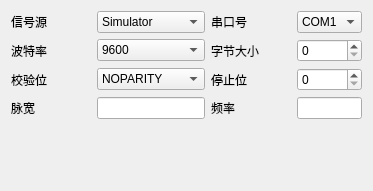
<?xml version="1.0" encoding="UTF-8"?>
<ui version="4.0">
 <class>QG_dlgJsonSettingClass</class>
 <widget class="QDialog" name="QG_dlgJsonSettingClass">
  <property name="geometry">
   <rect>
    <x>0</x>
    <y>0</y>
    <width>338</width>
    <height>191</height>
   </rect>
  </property>
  <property name="windowTitle">
   <string>QG_dlgJsonSetting</string>
  </property>
  <layout class="QGridLayout" name="gridLayout">
   <item row="1" column="1">
    <widget class="QComboBox" name="comboBox_baudrate">
     <item>
      <property name="text">
       <string>9600</string>
      </property>
     </item>
     <item>
      <property name="text">
       <string>19200</string>
      </property>
     </item>
     <item>
      <property name="text">
       <string>38400</string>
      </property>
     </item>
     <item>
      <property name="text">
       <string>57600</string>
      </property>
     </item>
     <item>
      <property name="text">
       <string>115200</string>
      </property>
     </item>
    </widget>
   </item>
   <item row="0" column="1">
    <widget class="QComboBox" name="comboBox_signalsource">
     <item>
      <property name="text">
       <string>Simulator</string>
      </property>
     </item>
     <item>
      <property name="text">
       <string>SignalSouce</string>
      </property>
     </item>
    </widget>
   </item>
   <item row="2" column="2">
    <widget class="QLabel" name="label_6">
     <property name="minimumSize">
      <size>
       <width>80</width>
       <height>20</height>
      </size>
     </property>
     <property name="text">
      <string>停止位</string>
     </property>
    </widget>
   </item>
   <item row="1" column="2">
    <widget class="QLabel" name="label_4">
     <property name="minimumSize">
      <size>
       <width>80</width>
       <height>20</height>
      </size>
     </property>
     <property name="text">
      <string>字节大小</string>
     </property>
    </widget>
   </item>
   <item row="2" column="0">
    <widget class="QLabel" name="label_5">
     <property name="minimumSize">
      <size>
       <width>80</width>
       <height>20</height>
      </size>
     </property>
     <property name="text">
      <string>校验位</string>
     </property>
    </widget>
   </item>
   <item row="3" column="2">
    <widget class="QLabel" name="label_8">
     <property name="minimumSize">
      <size>
       <width>80</width>
       <height>20</height>
      </size>
     </property>
     <property name="text">
      <string>频率</string>
     </property>
    </widget>
   </item>
   <item row="0" column="3">
    <widget class="QComboBox" name="comboBox_port">
     <item>
      <property name="text">
       <string>COM1</string>
      </property>
     </item>
     <item>
      <property name="text">
       <string>COM2</string>
      </property>
     </item>
     <item>
      <property name="text">
       <string>COM3</string>
      </property>
     </item>
     <item>
      <property name="text">
       <string>COM4</string>
      </property>
     </item>
     <item>
      <property name="text">
       <string>COM5</string>
      </property>
     </item>
    </widget>
   </item>
   <item row="3" column="3">
    <widget class="QLineEdit" name="lineEdit_frequency"/>
   </item>
   <item row="0" column="2">
    <widget class="QLabel" name="label_2">
     <property name="minimumSize">
      <size>
       <width>80</width>
       <height>20</height>
      </size>
     </property>
     <property name="text">
      <string>串口号</string>
     </property>
    </widget>
   </item>
   <item row="0" column="0">
    <widget class="QLabel" name="label">
     <property name="minimumSize">
      <size>
       <width>80</width>
       <height>20</height>
      </size>
     </property>
     <property name="text">
      <string>信号源</string>
     </property>
    </widget>
   </item>
   <item row="2" column="1">
    <widget class="QComboBox" name="comboBox_check">
     <item>
      <property name="text">
       <string>NOPARITY</string>
      </property>
     </item>
     <item>
      <property name="text">
       <string>ODDPARITY</string>
      </property>
     </item>
     <item>
      <property name="text">
       <string>EVENPARITY</string>
      </property>
     </item>
     <item>
      <property name="text">
       <string>MARKPARITY</string>
      </property>
     </item>
    </widget>
   </item>
   <item row="2" column="3">
    <widget class="QSpinBox" name="spinBox_stop"/>
   </item>
   <item row="3" column="0">
    <widget class="QLabel" name="label_7">
     <property name="minimumSize">
      <size>
       <width>80</width>
       <height>20</height>
      </size>
     </property>
     <property name="text">
      <string>脉宽</string>
     </property>
    </widget>
   </item>
   <item row="1" column="0">
    <widget class="QLabel" name="label_3">
     <property name="minimumSize">
      <size>
       <width>80</width>
       <height>20</height>
      </size>
     </property>
     <property name="text">
      <string>波特率</string>
     </property>
    </widget>
   </item>
   <item row="3" column="1">
    <widget class="QLineEdit" name="lineEdit_pulse"/>
   </item>
   <item row="1" column="3">
    <widget class="QSpinBox" name="spinBox_byte"/>
   </item>
   <item row="4" column="1">
    <spacer name="verticalSpacer">
     <property name="orientation">
      <enum>Qt::Vertical</enum>
     </property>
     <property name="sizeHint" stdset="0">
      <size>
       <width>20</width>
       <height>40</height>
      </size>
     </property>
    </spacer>
   </item>
  </layout>
 </widget>
 <layoutdefault spacing="6" margin="11"/>
 <resources/>
 <connections/>
</ui>
